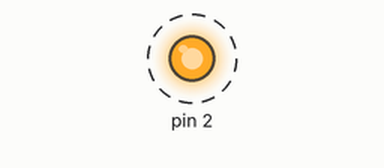
A sketch run on a simulated Arduino Uno, built with avr-gcc and run on an emulated ATmega328P. Parts: output pins drawn as LEDs (lit = HIGH). Dashed ring = blinking. What the sketch prints to the serial monitor is not drawn.

Above: at 0.5 s.
Timing chart, 0 to 4.6 s (numbered marks = the images above):
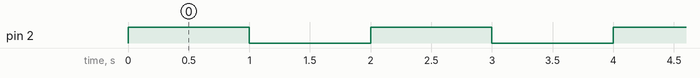

Measured:
- by itself, pin 2: alternates HIGH for 1.0 s and LOW for 1.0 s

The sketch:

Blink.ino
```cpp
void setup() {
  //initialize LED pin
  pinMode(2, OUTPUT);
  digitalWrite(2, HIGH);

  //initialize serial
  Serial.begin(9600);
}

void loop() {
  delay(1000);
  digitalWrite(2, LOW); //turn LED off
  delay(1000);
  digitalWrite(2, HIGH); //turn LED on

  Serial.println("Blink");

}
```
